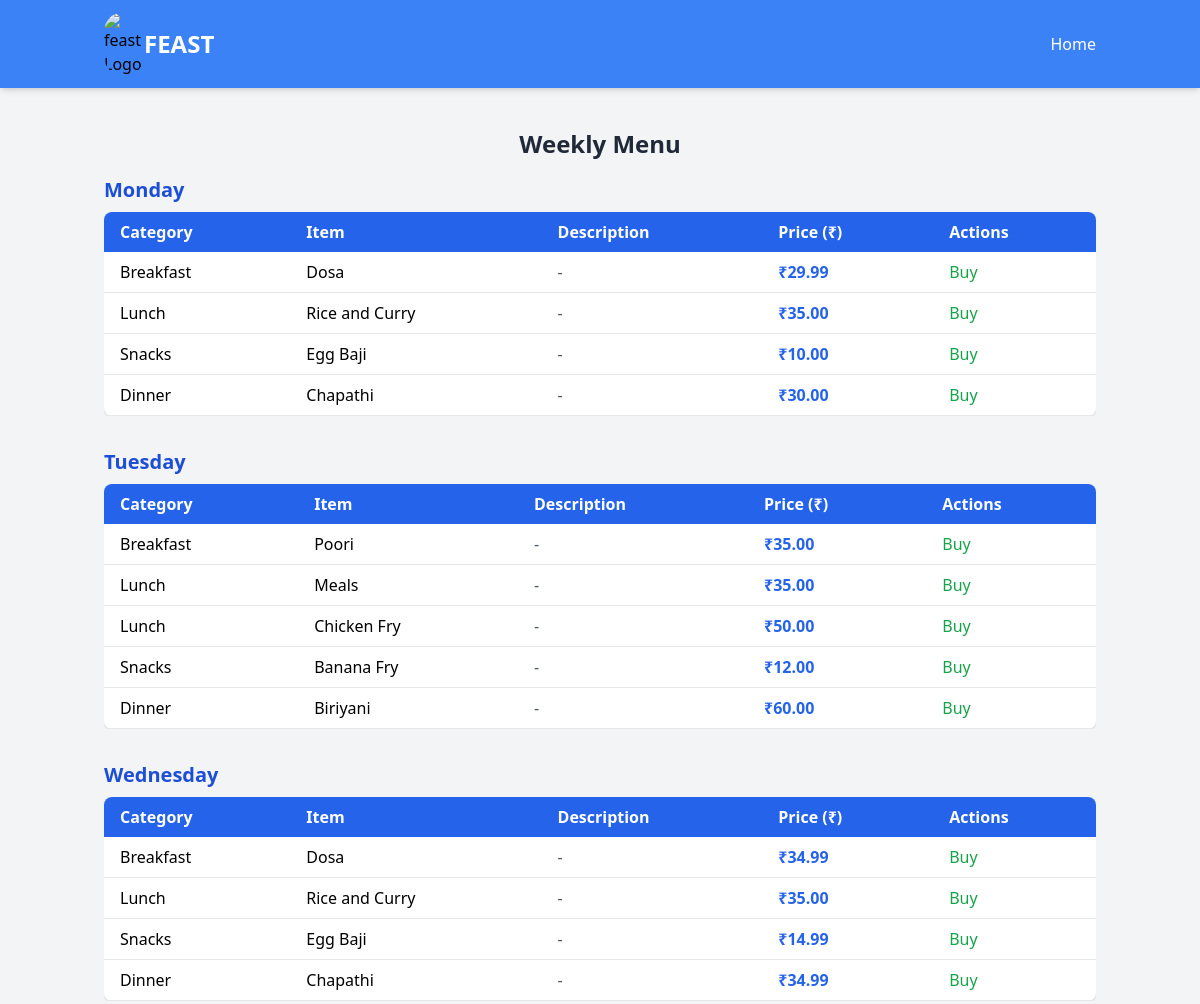
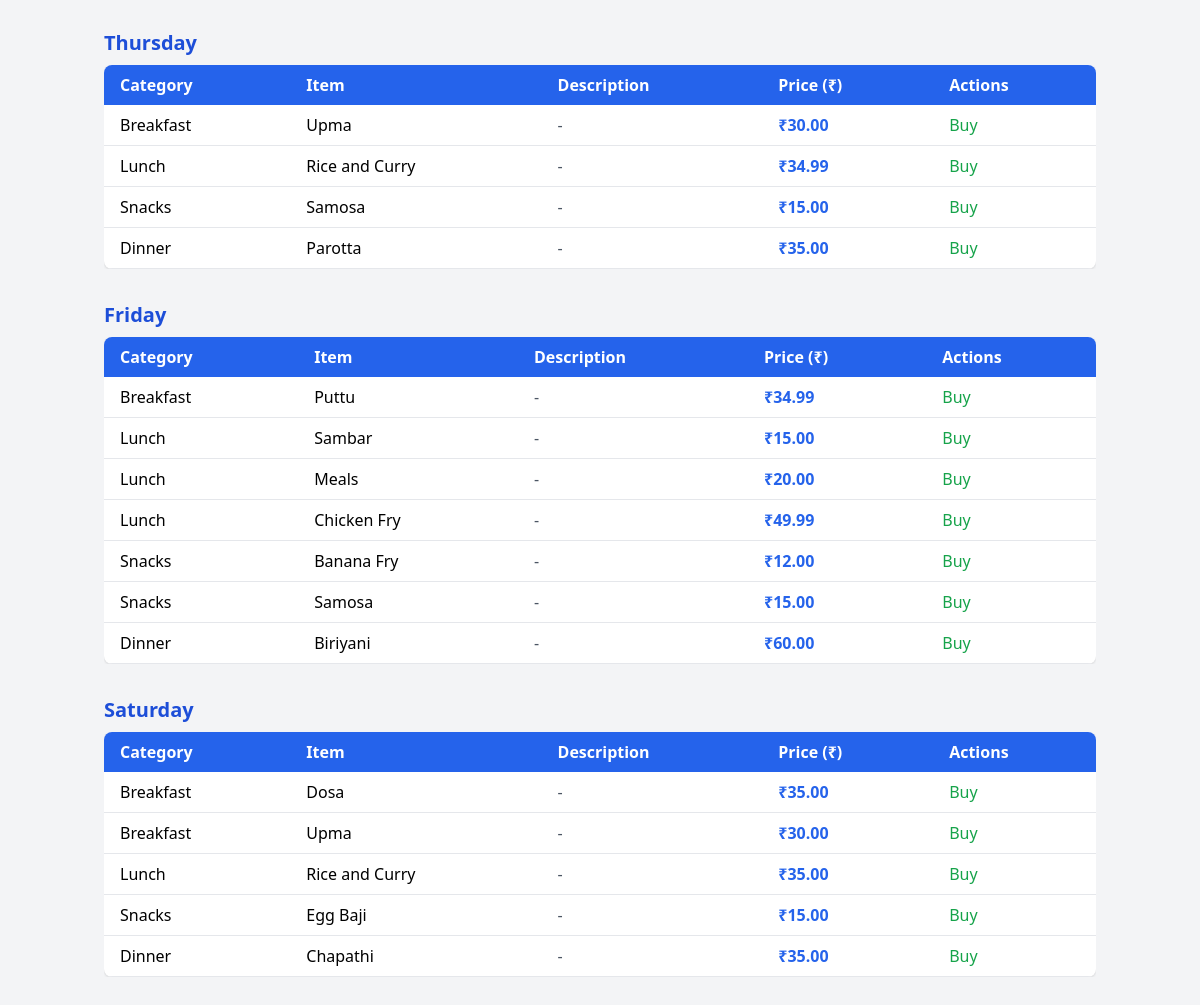
The app's page /menu/ with its own data (2 pictures, top to bottom).
### feast/models.py (models this page shows, shortened)
class Menu(models.Model):
    DAYS_OF_WEEK = [
        ('monday', 'Monday'),
        ('tuesday', 'Tuesday'),
        ('wednesday', 'Wednesday'),
        ('thursday', 'Thursday'),
        ('friday', 'Friday'),
        ('saturday', 'Saturday'),
        ('sunday', 'Sunday'),
    ]
    CATEGORY_CHOICES = [
        ('breakfast', 'Breakfast'),
        ('lunch', 'Lunch'),
        ('snacks', 'Snacks'),
        ('dinner', 'Dinner'),
    ]
    day = models.CharField(max_length=100, choices=DAYS_OF_WEEK)  # <-- Add choices here for clarity
    name = models.CharField(max_length=100)  # <- You missed this field
    description = models.TextField(blank=True, null=True)
    price = models.DecimalField(max_digits=6, decimal_places=2)
    category = models.CharField(max_length=10, choices=CATEGORY_CHOICES)
    available = models.BooleanField(default=True)
    created_at = models.DateTimeField(auto_now_add=True)

### feast/views.py (the view)
# urls.py: path('menu/', menu_list, name='menu_list'),
def menu_list(request):
    menu_items = Menu.objects.all()
    return render(request, 'menu_list.html', {'menu_items': menu_items})

### templates/menu_list.html (shortened to what this page needs)
<!DOCTYPE html>
<html lang="en">
<head>
  <script src="https://cdn.tailwindcss.com"></script>
</head>
<body class="bg-gray-100 min-h-screen">
  <nav class="bg-blue-500 shadow-md">
    <div class="container mx-auto px-4 py-3 flex justify-between items-center">
        <div class="flex items-center">
          <img class="rounded-full w-10", src="https://feastwithus.org.uk/wp-content/uploads/2023/09/Round-logo-green-1.png" alt="feast Logo" class="h-9 w-9">
            <h1 class="text-2xl font-bold text-white">FEAST</h1>
        </div>
        <div class="space-x-4">
            <a href="{% url 'home' %}" class="text-white hover:text-blue-600 font-medium">Home</a>
        </div>
    </div>
</nav>
  <div class="container mx-auto mt-6 p-4">
    <h1 class="text-2xl font-bold text-center text-gray-800 mb-4">Weekly Menu</h1>
    {% regroup menu_items by day as day_menu %}
    {% for day_group in day_menu %}
      <div class="mb-8">
        <h2 class="text-xl font-semibold text-blue-700 mb-2 capitalize">{{ day_group.grouper }}</h2>
        <div class="overflow-x-auto">
          <table class="w-full bg-white rounded-lg shadow overflow-hidden text-left">
            <thead class="bg-blue-600 text-white">
              <tr>
                <th class="px-4 py-2">Category</th>
                <th class="px-4 py-2">Item</th>
                <th class="px-4 py-2">Description</th>
                <th class="px-4 py-2">Price (₹)</th>
                <th class="px-4 py-2">Actions</th>
              </tr>
            </thead>
            <tbody>
              {% for item in day_group.list %}
                <tr class="border-b hover:bg-gray-50">
                  <td class="px-4 py-2 capitalize">{{ item.category }}</td>
                  <td class="px-4 py-2">{{ item.name }}</td>
                  <td class="px-4 py-2 text-gray-600">{{ item.description|default:"-" }}</td>
                  <td class="px-4 py-2 font-semibold text-blue-600">₹{{ item.price }}</td>
                  <td class="px-4 py-2">
                    {% if user.is_superuser %}
                      <a href="{% url 'delete_menu_item' item.id %}" class="text-red-600 hover:underline">Delete</a>
                    {% else %}
                      <a href="{% url 'buy_menu_item' item.id %}" class="text-green-600 hover:underline">Buy</a>
                    {% endif %}
                  </td>
                </tr>
              {% endfor %}
            </tbody>
          </table>
        </div>
      </div>
    {% endfor %}
  </div>
</body>
</html>

### records on screen
Menu: grouper "Monday", category "Breakfast", name "Dosa", description "-", price "29.99"
Menu: category "Lunch", name "Rice and Curry", description "-", price "35.00"
Menu: category "Snacks", name "Egg Baji", description "-", price "10.00"
Menu: category "Dinner", name "Chapathi", description "-", price "30.00"
Menu: grouper "Tuesday", category "Breakfast", name "Poori", description "-", price "35.00"
Menu: category "Lunch", name "Meals", description "-", price "35.00"
Menu: category "Lunch", name "Chicken Fry", description "-", price "50.00"
Menu: category "Snacks", name "Banana Fry", description "-", price "12.00"
Menu: category "Dinner", name "Biriyani", description "-", price "60.00"
Menu: grouper "Wednesday", category "Breakfast", name "Dosa", description "-", price "34.99"
Menu: category "Lunch", name "Rice and Curry", description "-", price "35.00"
Menu: category "Snacks", name "Egg Baji", description "-", price "14.99"
Menu: category "Dinner", name "Chapathi", description "-", price "34.99"
Menu: grouper "Thursday", category "Breakfast", name "Upma", description "-", price "30.00"
Menu: category "Lunch", name "Rice and Curry", description "-", price "34.99"
Menu: category "Snacks", name "Samosa", description "-", price "15.00"
Menu: category "Dinner", name "Parotta", description "-", price "35.00"
Menu: grouper "Friday", category "Breakfast", name "Puttu", description "-", price "34.99"
Menu: category "Lunch", name "Sambar", description "-", price "15.00"
Menu: category "Lunch", name "Meals", description "-", price "20.00"
Menu: category "Lunch", name "Chicken Fry", description "-", price "49.99"
Menu: category "Snacks", name "Banana Fry", description "-", price "12.00"
Menu: category "Snacks", name "Samosa", description "-", price "15.00"
Menu: category "Dinner", name "Biriyani", description "-", price "60.00"
Menu: grouper "Saturday", category "Breakfast", name "Dosa", description "-", price "35.00"
Menu: category "Breakfast", name "Upma", description "-", price "30.00"
Menu: category "Lunch", name "Rice and Curry", description "-", price "35.00"
Menu: category "Snacks", name "Egg Baji", description "-", price "15.00"
Menu: category "Dinner", name "Chapathi", description "-", price "35.00"
